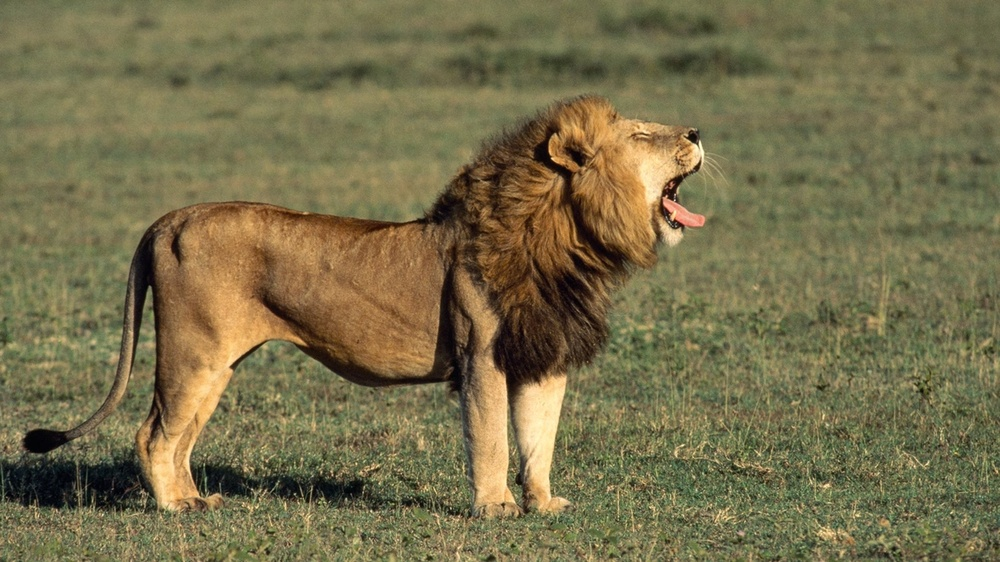
#> input picture lion.jpg, 1000 x 562 px, shrunk from 3072 x 1728 before the run
$ python sparse.py
#> lines starting #> are read from the running program, lines starting #| are printed output that depends on the picture
import copy
import japanize_matplotlib
import matplotlib.pyplot as plt
import numpy as np
import scipy
from matplotlib.pyplot import imshow
from numpy.random import randn
from scipy import stats
from PIL import Image

def soft_svd(lambd, z):
    n = z.shape[1]
    u, s, vh = np.linalg.svd(z)
    # ソフト閾値処理を適用した新しい特異値を計算
    s_thresh = np.maximum(s - lambd, 0)

    # 閾値処理後の特異値を使って対角行列を再構築
    sigma_thresh = np.zeros((z.shape[0], z.shape[1]))
    # 小さい方の次元（特異値の数）だけループを回す
    min_dim = min(z.shape[0], z.shape[1])
    for i in range(min_dim):
        sigma_thresh[i, i] = s_thresh[i]

    # 再構築した行列を返す
    return np.dot(u, np.dot(sigma_thresh, vh))

def mat_lasso(lambd, z, mask):
    m = z.shape[0]; n = z.shape[1]
    guess = np.random.normal(size=m*n).reshape(m, -1)
    for i in range(20):
        guess = soft_svd(lambd, mask * z + (1 - mask) * guess)
    return guess

image = np.array(Image.open("lion.jpg"))
#> image is the input picture: shape (562, 1000, 3); mean R, G, B 119.3, 110.7, 75.2
m = image[:, :, 1].shape[0]; n =image[:, :, 1].shape[1]
#> after `m = image[:, :, 1].shape[0]`: m = 562
#> after `n = image[:, :, 1].shape[1]`: n = 1000
p = 0.5; lambd = 0.5
mat = np.zeros((m, n, 3))
mask = np.random.binomial(1, p, size=m*n).reshape(-1, n)
for i in range(3):
    mat[:, :, i] = mat_lasso(lambd, image[:, :, i], mask)
#> this loop made 3 passes
#> pass 1, in soft_svd, `u, s, vh = np.linalg.svd(z)`:
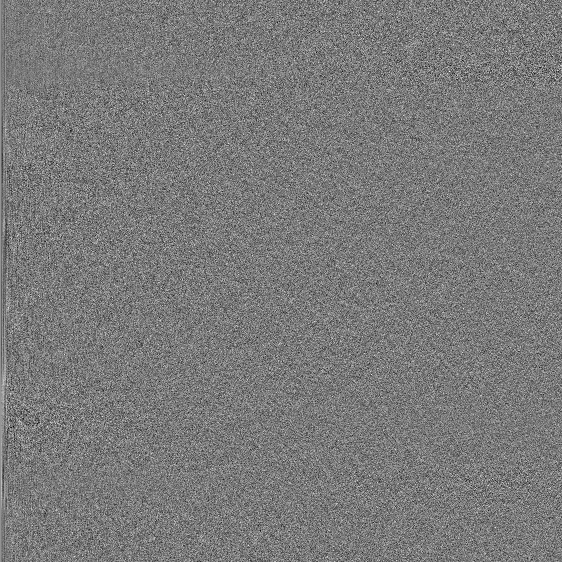
#> u: shape (562, 562) float64; min -0.205, max 0.222, mean 7.89e-05; drawn with min black and max white
#> pass 1, in soft_svd, `u, s, vh = np.linalg.svd(z)`:
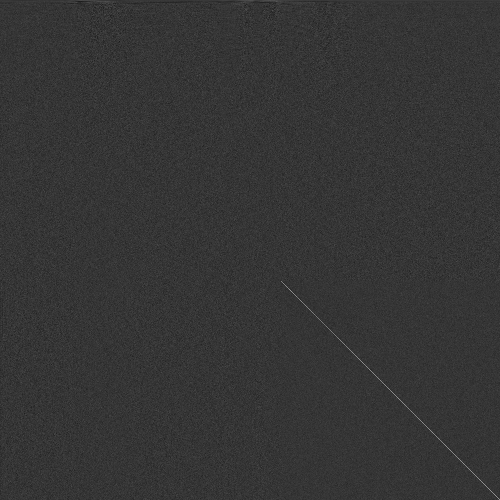
#> vh: shape (1000, 1000) float64 (shown at 1/2 size); min -0.152, max 0.571, mean 3.8e-05; drawn with min black and max white
#> after the loop:
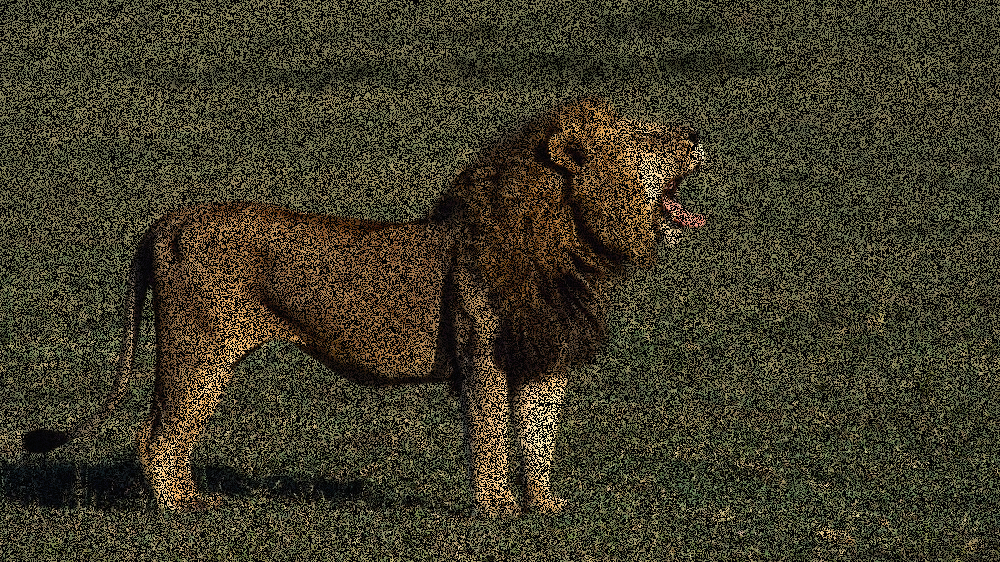
#> mat: shape (562, 1000, 3) float64; mean R, G, B 59.8, 55.5, 37.8; drawn with min black and max white
Image.fromarray(np.uint8(mat)).save("compressed/lion3_compressed_mat_soft.jpg")
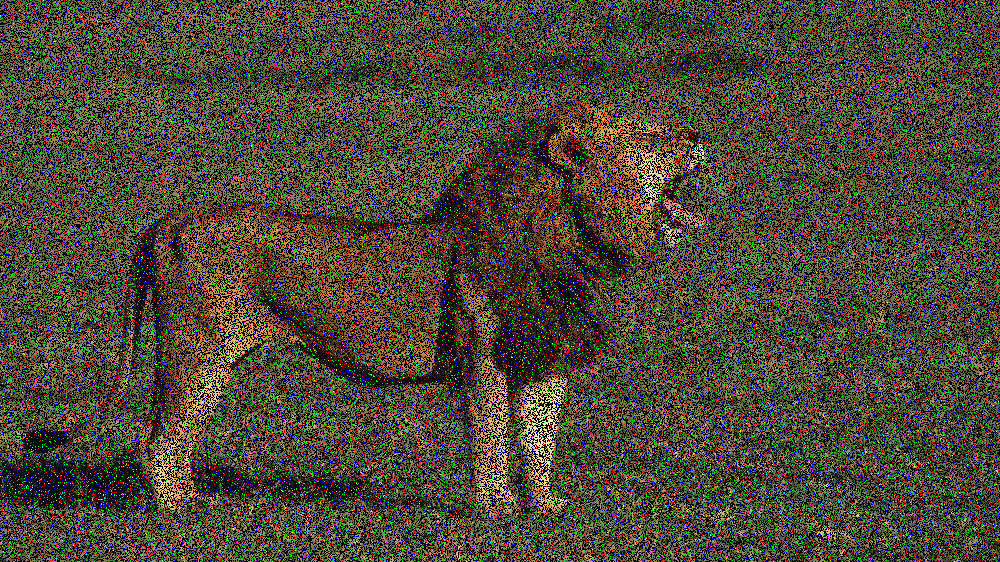
#> saved as lion3_compressed_mat_soft.jpg: PIL image 1000x562 RGB; mean R, G, B 72.6, 68.3, 50.7
i = Image.open("compressed/lion3_compressed_mat_soft.jpg")
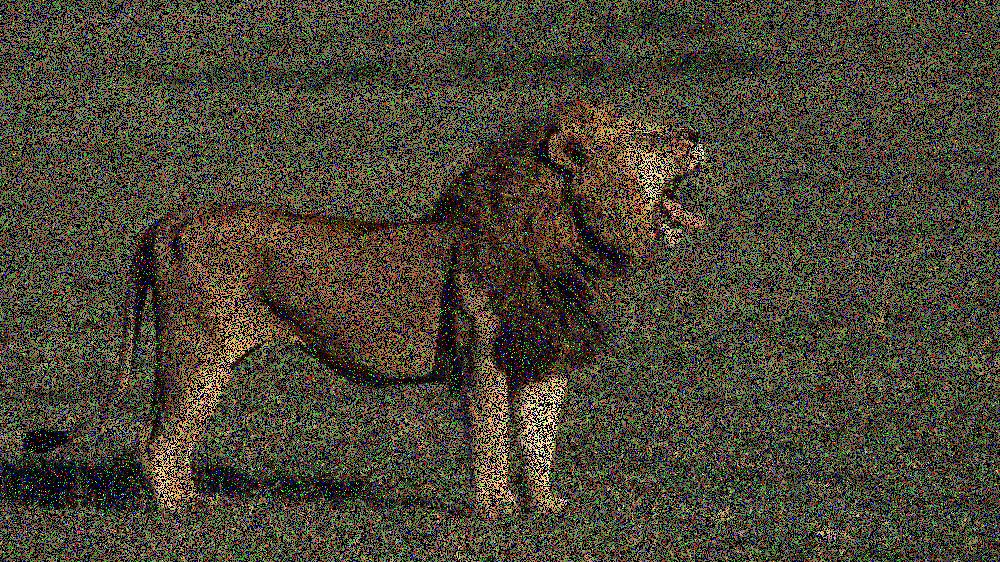
#> i: PIL image 1000x562 RGB; mean R, G, B 75.2, 70.5, 57.5
imshow(i)
plt.show()
